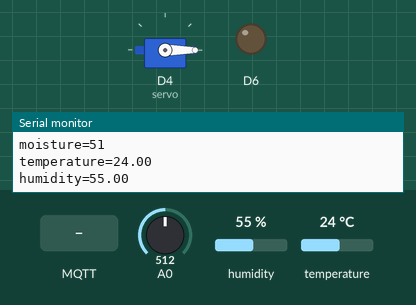
Recording of a sketch running on a simulated ESP8266 (NodeMCU). Shown: servo, output pins drawn as LEDs (lit = HIGH), the last lines printed to the serial monitor. The inputs (shaded band) are chosen by the test bench; at power-on: A0 = 512, humidity 55 %, temperature 24 °C. WiFi joins after 1.5 s; servers stay silent unless stated; random numbers use the default seed unless the sketch sets one; no MQTT or app messages arrive unless stated.

Above: at 2.7 s.
2.8 s: MQTT message "1" arrives on the first subscribed topic
At 4.8 s:
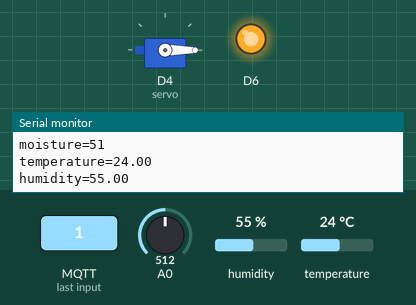
5.1 s: MQTT message "1" arrives on the second subscribed topic
At 6.2 s:
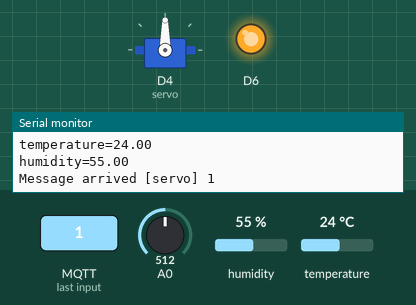
7.1 s: MQTT message "motor" arrives on the first subscribed topic
At 8.8 s:
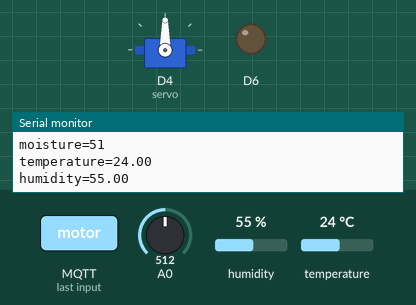
9.2 s: MQTT message "0" arrives on the second subscribed topic
At 10.1 s:
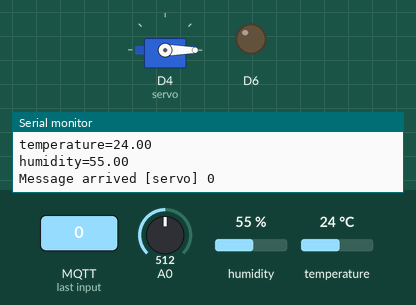
Timing chart, 0 to 12.2 s (numbered marks = the images above; inputs shaded):
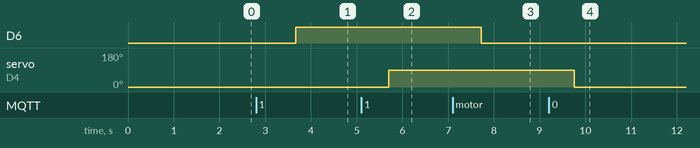

Measured:
- after the input at 2.8 s, D6: LOW → HIGH after 0.87 s
- after the input at 5.1 s, servo on D4 (servo): 0° → 90° after 0.60 s
- after the input at 7.1 s, D6: HIGH → LOW after 0.62 s
- after the input at 9.2 s, servo on D4 (servo): 90° → 0° after 0.55 s

The sketch:

smart_argicutlure.ino
```cpp
#include<Servo.h>
#include "DHT.h"
#define DHTPIN D2
#include <ESP8266WiFi.h>
#include <PubSubClient.h>
const char* ssid = "ramya";
const char* password = "ramya1245";
#define mqtt_server  "192.168.43.213"
#define DHTTYPE DHT11
Servo servo;

float moisture;
int value1;
char moisture_value[5],temperature_value[5],humidity_value[5];
DHT dht(DHTPIN, DHTTYPE);
WiFiClient espClient;
PubSubClient client(espClient);

void setup_wifi()
{
  delay(10);
  Serial.println();
  Serial.print("Connecting to ");
  Serial.println(ssid);
  WiFi.begin(ssid, password);
  while (WiFi.status() != WL_CONNECTED)
  {
    delay(500);
    Serial.print(".");
  }
  randomSeed(micros());
  Serial.println("");
  Serial.println("WiFi connected");
  Serial.println("IP address: ");
  Serial.println(WiFi.localIP());
}
void callback(char* topic, byte* payload, unsigned int length) {
  Serial.print("Message arrived [");
  Serial.print(topic);
  Serial.print("] ");
  for (int i = 0; i < length; i++) {
    Serial.print((char)payload[i]);
  }
if(strcmp(topic,"motor")==0)
  {
    if((char)payload[0]=='1')
    {
      Serial.println("1 done");
      digitalWrite(12, HIGH);
    }
    else
    {
      Serial.println("0 done");
      digitalWrite(12, LOW);
    }
  }
if(strcmp(topic,"servo")==0)
    {
    if((char)payload[0]=='1')
      {
        servo.write(90);
      }
      else
      {
        servo.write(0);
      }
  }

}


void reconnect()
{
  // Loop until we're reconnected
  while (!client.connected()) {
    Serial.print("Attempting MQTT connection...");
    // Create a random client ID
    String clientId = "ESP8266Client-";
    clientId += String(random(0xffff), HEX);
     client.connect("clientId");// user name and password is provided by mqtt broker and repalce the topics with your one.
    // Attempt to connect
    if (client.connect(clientId.c_str())) {
      Serial.println("connected");
      client.publish("hum",temperature_value);
      client.publish("temp",humidity_value);
      client.publish("mois",moisture_value);
      client.subscribe("motor");
      client.subscribe("servo");

      // ... and resubscribe
      //client.subscribe("inTopic");
    } else {
      Serial.print("failed, rc=");
      Serial.print(client.state());
      Serial.println(" try again in 5 seconds");
      // Wait 5 seconds before retrying
      delay(5000);
    }
  }
}

void setup() {
  dht.begin();
  Serial.begin(115200);
  pinMode(12,OUTPUT);
  servo.attach(2);
  servo.write(0);
  setup_wifi();
  client.setServer(mqtt_server, 1883);
 }

void loop() {
 if (!client.connected())
  {
    reconnect();
  }
  float t = dht.readTemperature();
float h = dht.readHumidity();

  moisture=analogRead(A0);
  value1=(moisture/10);
 Serial.print("moisture=");
 Serial.println(value1);
 Serial.print("temperature=");
 Serial.println(t);
 Serial.print("humidity=");
 Serial.println(h);
  client.loop();
  snprintf(moisture_value,5,"%d",value1);
  snprintf(temperature_value,5,"%d",t);
 snprintf(humidity_value,5,"%d",h);
  client.setCallback(callback);
  client.publish("hum",humidity_value);
  client.publish("temp",temperature_value);
  client.publish("mois",moisture_value);
  delay(1000);
 }
```
